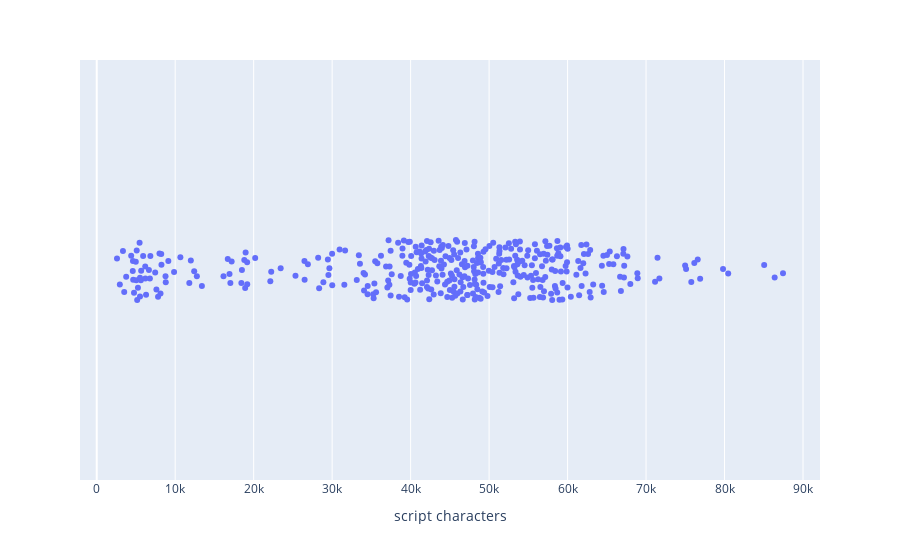

Notebook code for this chart:
### Code cell
tscripts = pd.read_pickle('../data/transcripts_raw_df.pickle')
tscripts['script characters'] = tscripts['transcript'].apply(len)
px.strip(tscripts, x = 'script characters', hover_data= ['description'])

### Figure 1 — Plotly figure (JSON) as saved in the notebook; plotly's stock layout.template omitted (floating-point values rounded to 4 significant figures; data arrays with more than 128 entries replaced by an {"elided": "..."} marker saying what was removed)
{"data": [{"alignmentgroup": "True", "boxpoints": "all", "customdata": {"elided": "381x1 str values"}, "fillcolor": "rgba(255,255,255,0)", "hoveron": "points", "hovertemplate": "script characters=%{x}<br>description=%{customdata[0]}<extra></extra>", "legendgroup": "", "line": {"color": "rgba(255,255,255,0)"}, "marker": {"color": "#636efa"}, "name": "", "offsetgroup": "", "orientation": "h", "pointpos": 0, "showlegend": false, "type": "box", "x": {"elided": "381 int values"}, "x0": " ", "xaxis": "x", "y0": " ", "yaxis": "y"}], "layout": {"boxmode": "group", "legend": {"tracegroupgap": 0}, "margin": {"t": 60}, "xaxis": {"anchor": "y", "domain": [0, 1], "title": {"text": "script characters"}}, "yaxis": {"anchor": "x", "domain": [0, 1]}}}
